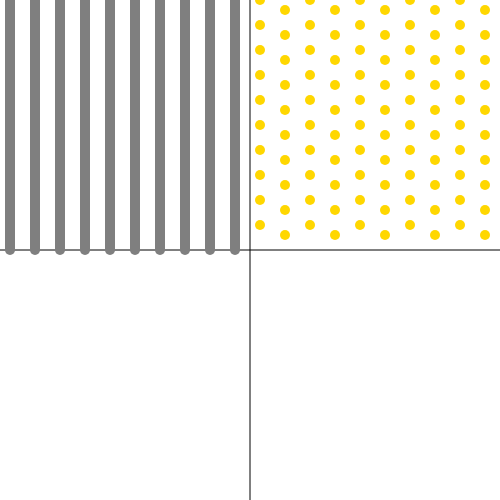
Frame 1 (no input)
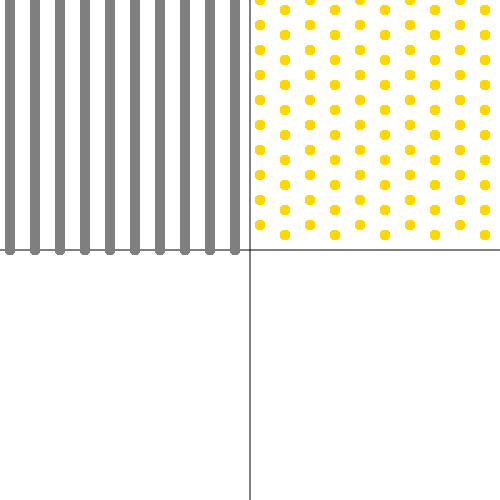
Frame 60 (no input)
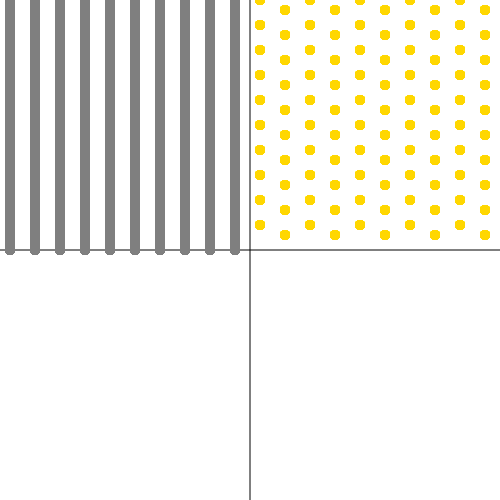
Frame 120 (the mouse pressed at the canvas centre since frame 60)

The p5.js sketch that drew these frames (run headless with seeded random() and noise() and a simulated clock; from frame 60 on, the mouse is pressed at the canvas centre):

// p5.js sketch
// ── sketch.js
function setup() {
createCanvas(500, 500);
  line(width/2,0,width/2,height);
  line(0, height/2, width, height/2);
};
function draw() {
    stroke(127);
    strokeWeight(10);
    for (let posX=0; posX < 10; posX++) {
      line(posX * 25 + 10, 0, posX * 25 + 10, height/2);
    }
    noStroke();
    fill(255, 215, 0);
    for(let positionX = 0; positionX < 10; positionX++) {
        for(let positionY = 0; positionY  < 10; positionY ++) {
            if(positionX % 2 === 0) {
                circle(width/2 + positionX*25 + 10, positionY *25, 10);
            } else if(positionX % 2 === 1) {
                circle(width/2 + positionX*25 + 10, positionY *25 + 10, 10);
            }
  }
}
};
// ── style.css
html, body {
  text-align: center;
  margin: auto;
  padding: 0;
  display:flex;
  align-items: center;
  justify-content: center;
  height: 100vh;
  }
  canvas {
    display: block;
    margin: 0 auto;
  }
